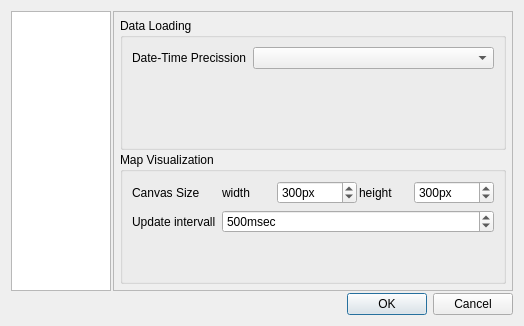
<?xml version="1.0" encoding="UTF-8"?>
<ui version="4.0">
 <class>Dialog</class>
 <widget class="QDialog" name="Dialog">
  <property name="geometry">
   <rect>
    <x>0</x>
    <y>0</y>
    <width>524</width>
    <height>326</height>
   </rect>
  </property>
  <property name="windowTitle">
   <string>Settings</string>
  </property>
  <layout class="QVBoxLayout" name="verticalLayout">
   <property name="spacing">
    <number>2</number>
   </property>
   <item>
    <layout class="QHBoxLayout" name="horizontalLayout">
     <property name="spacing">
      <number>2</number>
     </property>
     <property name="topMargin">
      <number>0</number>
     </property>
     <item>
      <widget class="QListWidget" name="listWidget">
       <property name="maximumSize">
        <size>
         <width>100</width>
         <height>16777215</height>
        </size>
       </property>
      </widget>
     </item>
     <item>
      <widget class="QFrame" name="frame">
       <property name="frameShape">
        <enum>QFrame::StyledPanel</enum>
       </property>
       <property name="frameShadow">
        <enum>QFrame::Raised</enum>
       </property>
       <layout class="QVBoxLayout" name="verticalLayout_2">
        <property name="spacing">
         <number>2</number>
        </property>
        <property name="leftMargin">
         <number>6</number>
        </property>
        <property name="topMargin">
         <number>6</number>
        </property>
        <property name="rightMargin">
         <number>6</number>
        </property>
        <property name="bottomMargin">
         <number>6</number>
        </property>
        <item>
         <widget class="QGroupBox" name="groupBox_2">
          <property name="title">
           <string>Data Loading</string>
          </property>
          <layout class="QFormLayout" name="formLayout">
           <item row="0" column="0">
            <widget class="QLabel" name="label">
             <property name="text">
              <string>Date-Time Precission</string>
             </property>
            </widget>
           </item>
           <item row="0" column="1">
            <widget class="QComboBox" name="cbDateTimePrecission"/>
           </item>
          </layout>
         </widget>
        </item>
        <item>
         <widget class="QGroupBox" name="groupBox">
          <property name="title">
           <string>Map Visualization</string>
          </property>
          <layout class="QFormLayout" name="formLayout_2">
           <item row="2" column="0">
            <widget class="QLabel" name="label_2">
             <property name="text">
              <string>Update intervall</string>
             </property>
            </widget>
           </item>
           <item row="2" column="1">
            <widget class="QSpinBox" name="sbMapRefreshIntervall">
             <property name="suffix">
              <string>msec</string>
             </property>
             <property name="minimum">
              <number>100</number>
             </property>
             <property name="maximum">
              <number>10000</number>
             </property>
             <property name="value">
              <number>500</number>
             </property>
            </widget>
           </item>
           <item row="0" column="1">
            <layout class="QHBoxLayout" name="horizontalLayout_2">
             <property name="spacing">
              <number>2</number>
             </property>
             <property name="topMargin">
              <number>0</number>
             </property>
             <item>
              <widget class="QLabel" name="label_4">
               <property name="text">
                <string>width</string>
               </property>
              </widget>
             </item>
             <item>
              <widget class="QSpinBox" name="sbMapSizeX">
               <property name="suffix">
                <string>px</string>
               </property>
               <property name="minimum">
                <number>10</number>
               </property>
               <property name="maximum">
                <number>999999</number>
               </property>
               <property name="singleStep">
                <number>25</number>
               </property>
               <property name="value">
                <number>300</number>
               </property>
              </widget>
             </item>
             <item>
              <widget class="QLabel" name="label_5">
               <property name="text">
                <string>height</string>
               </property>
              </widget>
             </item>
             <item>
              <widget class="QSpinBox" name="sbMapSizeY">
               <property name="suffix">
                <string>px</string>
               </property>
               <property name="minimum">
                <number>10</number>
               </property>
               <property name="maximum">
                <number>999999</number>
               </property>
               <property name="singleStep">
                <number>25</number>
               </property>
               <property name="value">
                <number>300</number>
               </property>
              </widget>
             </item>
            </layout>
           </item>
           <item row="0" column="0">
            <widget class="QLabel" name="label_3">
             <property name="text">
              <string>Canvas Size</string>
             </property>
            </widget>
           </item>
          </layout>
         </widget>
        </item>
       </layout>
      </widget>
     </item>
    </layout>
   </item>
   <item>
    <widget class="QDialogButtonBox" name="buttonBox">
     <property name="orientation">
      <enum>Qt::Horizontal</enum>
     </property>
     <property name="standardButtons">
      <set>QDialogButtonBox::Cancel|QDialogButtonBox::Ok</set>
     </property>
    </widget>
   </item>
  </layout>
 </widget>
 <resources/>
 <connections>
  <connection>
   <sender>buttonBox</sender>
   <signal>accepted()</signal>
   <receiver>Dialog</receiver>
   <slot>accept()</slot>
   <hints>
    <hint type="sourcelabel">
     <x>227</x>
     <y>285</y>
    </hint>
    <hint type="destinationlabel">
     <x>157</x>
     <y>274</y>
    </hint>
   </hints>
  </connection>
  <connection>
   <sender>buttonBox</sender>
   <signal>rejected()</signal>
   <receiver>Dialog</receiver>
   <slot>reject()</slot>
   <hints>
    <hint type="sourcelabel">
     <x>295</x>
     <y>291</y>
    </hint>
    <hint type="destinationlabel">
     <x>286</x>
     <y>274</y>
    </hint>
   </hints>
  </connection>
 </connections>
</ui>
